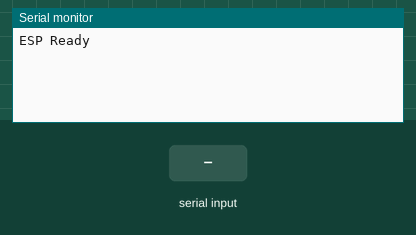
Bench run of a sketch on a simulated Arduino Uno, built with avr-gcc and run on an emulated ATmega328P. Parts: the last lines printed to the serial monitor. The test bench sets the inputs (shaded band).

Above: at 1.2 s.
1.3 s: "1" received over the second serial link
At 1.8 s:
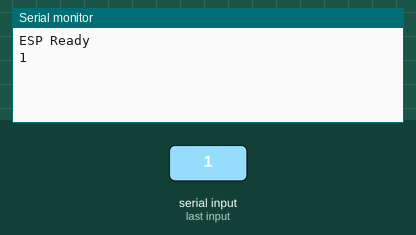
2.8 s: "0" received over the second serial link
At 4.1 s:
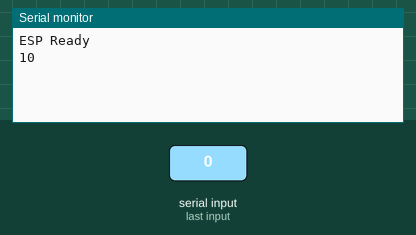

Measured:
- after the input at 1.3 s, the serial monitor: prints a new line at once (image 1)
- after the input at 2.8 s, the serial monitor: prints a new line at once (image 2)

The sketch:

esp_ultrasonic.ino
```cpp
#include <SoftwareSerial.h>

SoftwareSerial esp(2, 3);

void setup()
{
  Serial.begin(115200);
  esp.begin(115200);

  Serial.println("ESP Ready");
}

void loop()
{
  if (esp.available())
  {
    Serial.write(esp.read());
  }

  if (Serial.available())
  {
    esp.write(Serial.read());
  }
}
```
